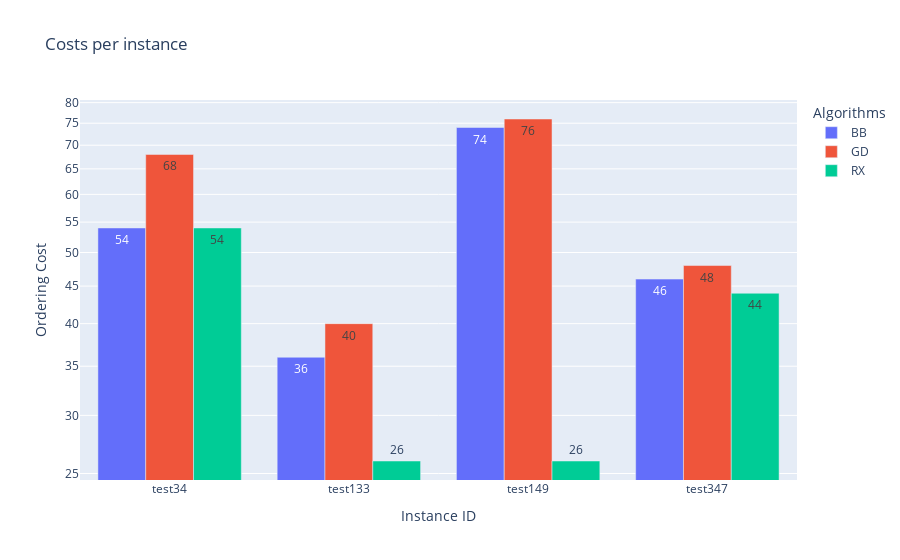

Notebook code cell kept with this figure:
### Code cell
dfB = {'Instance ID':[],'Ordering Cost':[], 'Algorithms':[]}
for _, row in dfA.iterrows():
    for col in ['BB', 'GD', 'RX']:
        dfB['Instance ID'].append(row['ID'])
        dfB['Ordering Cost'].append(row[col])
        dfB['Algorithms'].append(col)

# show
fig = px.bar(dfB, x='Instance ID', y='Ordering Cost', color='Algorithms', title='Costs per instance', barmode='group', log_y=True, text='Ordering Cost')
# fig.update_yaxes(range=[1e-2, 1e4])
fig.update_traces(textposition='auto') # set text position
# change x-axis label
fig.update_xaxes(title_text='Instance ID')
# change legend title
fig.update_layout(legend_title_text='Algorithms')
fig.show()
# save fig to file
wdir = os.path.join('latex',nmr_folder)
if not os.path.exists(wdir):
    os.mkdir(wdir)
fn = os.path.join(wdir,'costs_small.pdf')
print(f'Saving figure to "{fn}"')
fig.write_image(fn)

# raise Exception('stop')

### Figure 1 — Plotly figure (JSON) as saved in the notebook; plotly's stock layout.template omitted (floating-point values rounded to 4 significant figures)
{"data": [{"alignmentgroup": "True", "hovertemplate": "Algorithms=BB<br>Instance ID=%{x}<br>Ordering Cost=%{text}<extra></extra>", "legendgroup": "BB", "marker": {"color": "#636efa", "pattern": {"shape": ""}}, "name": "BB", "offsetgroup": "BB", "orientation": "v", "showlegend": true, "text": [54, 36, 74, 46], "textposition": "auto", "type": "bar", "x": ["test34", "test133", "test149", "test347"], "xaxis": "x", "y": [54, 36, 74, 46], "yaxis": "y"}, {"alignmentgroup": "True", "hovertemplate": "Algorithms=GD<br>Instance ID=%{x}<br>Ordering Cost=%{text}<extra></extra>", "legendgroup": "GD", "marker": {"color": "#EF553B", "pattern": {"shape": ""}}, "name": "GD", "offsetgroup": "GD", "orientation": "v", "showlegend": true, "text": [68, 40, 76, 48], "textposition": "auto", "type": "bar", "x": ["test34", "test133", "test149", "test347"], "xaxis": "x", "y": [68, 40, 76, 48], "yaxis": "y"}, {"alignmentgroup": "True", "hovertemplate": "Algorithms=RX<br>Instance ID=%{x}<br>Ordering Cost=%{text}<extra></extra>", "legendgroup": "RX", "marker": {"color": "#00cc96", "pattern": {"shape": ""}}, "name": "RX", "offsetgroup": "RX", "orientation": "v", "showlegend": true, "text": [54, 26, 26, 44], "textposition": "auto", "type": "bar", "x": ["test34", "test133", "test149", "test347"], "xaxis": "x", "y": [54, 26, 26, 44], "yaxis": "y"}], "layout": {"barmode": "group", "legend": {"title": {"text": "Algorithms"}, "tracegroupgap": 0}, "title": {"text": "Costs per instance"}, "xaxis": {"anchor": "y", "domain": [0, 1], "title": {"text": "Instance ID"}}, "yaxis": {"anchor": "x", "domain": [0, 1], "title": {"text": "Ordering Cost"}, "type": "log"}}}
